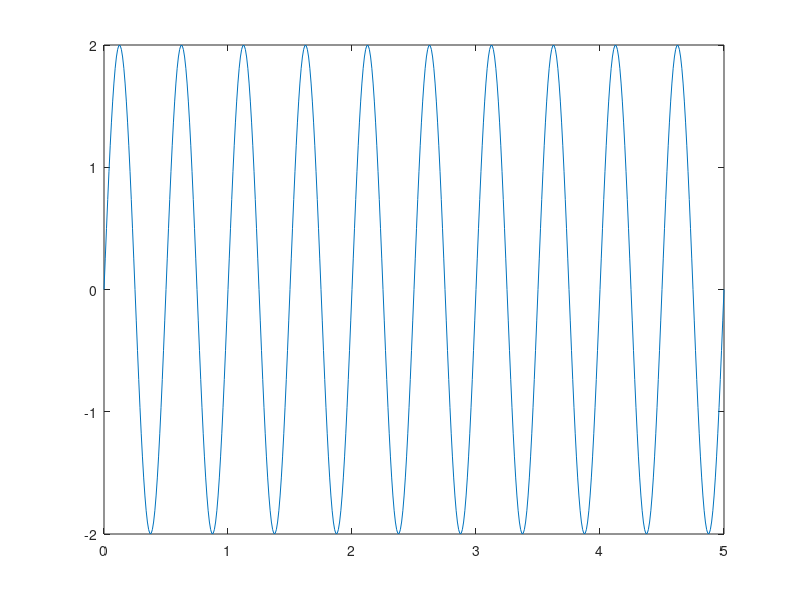
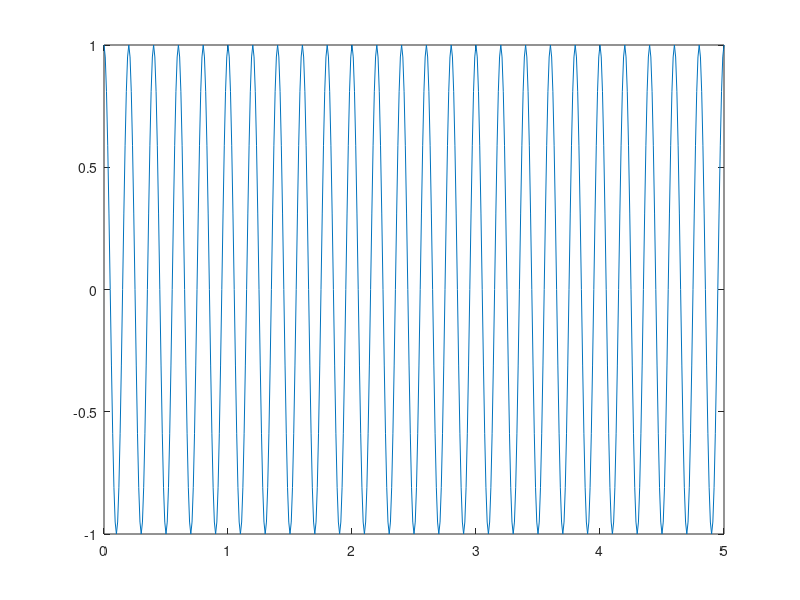
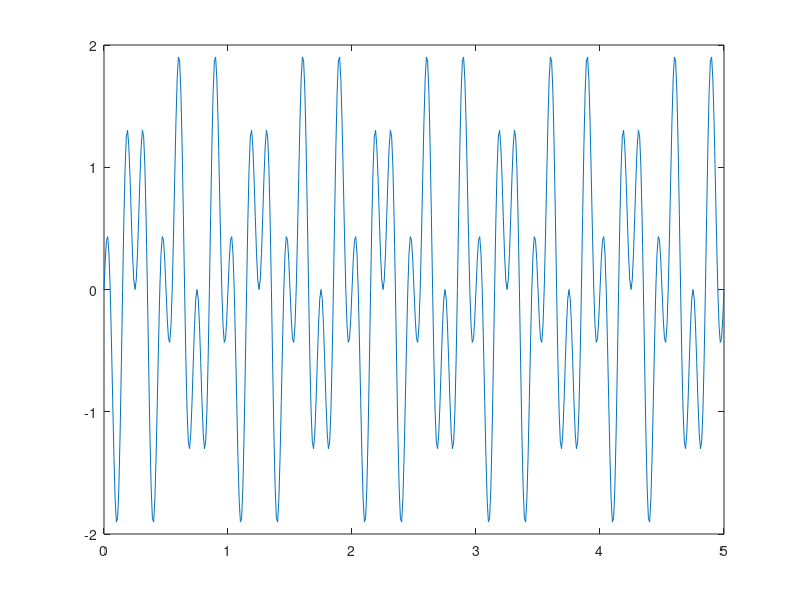
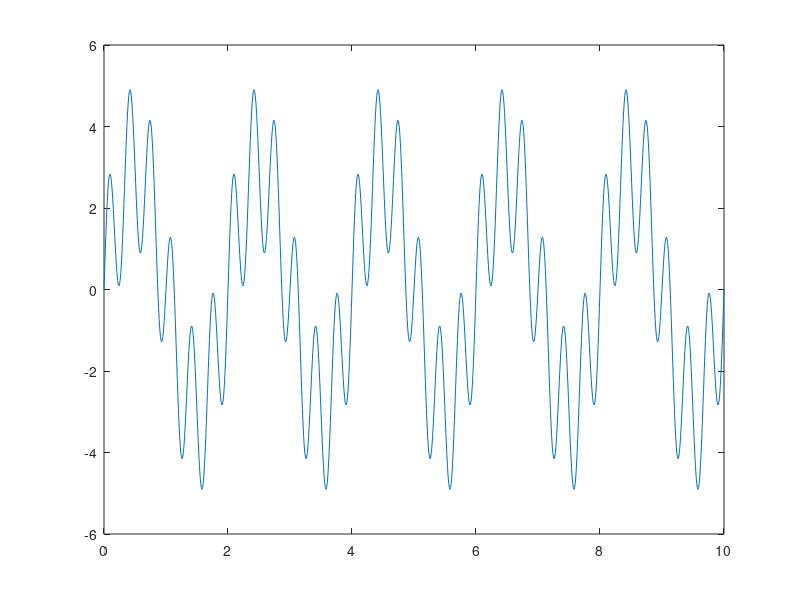

Reproduce these figures in MATLAB, in order. (Note: this script raises an error after producing the figures.)
Ta = 0.01;
t = 0:Ta:5;
m = 2* sin(4*pi*t);
figure(1);
plot(t,m)

n = cos(10 * pi * t);
figure(2);
plot(t,n)

o = m .*n;
figure(3);
plot(t,o)

t2 = 0:Ta:10;
figure(4);
p = 3 * sin(pi * t2) + 2 * sin(6 * pi * t2);
plot(t2, p);

t3 = 0:Ta:5;
t4=t3;
q = 2 * sin(2*pi (2*t3 + t4));
figure(5);
plot(t3, t4, q)


